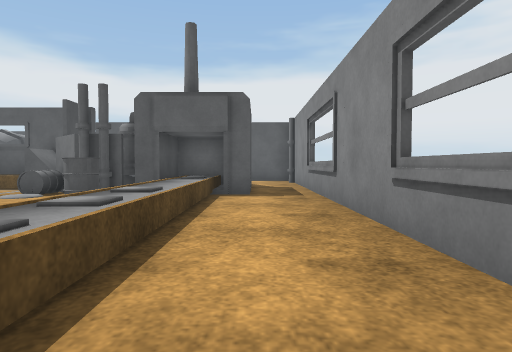
view 1 (above)

16 first-person views from a walk through a world built for the Gazebo simulator. The camera is 0.36 m above the floor, tilts 2° down and sees 75° across. The floor is counted in squares, 0.5 m on a side. Each view is taken from the middle of a square. On the plan, view 1 faces up. The plan holds only what a view shows up to about 10 squares ahead; the rest is blank. Some surface patterns are stand-ins.

view 2
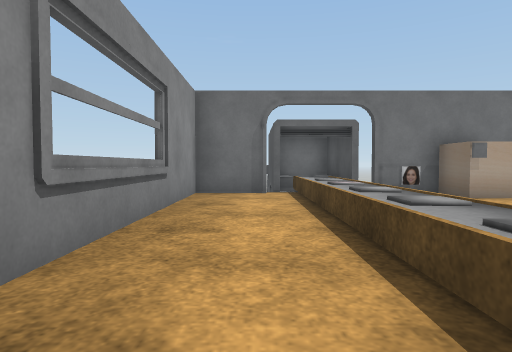

view 3
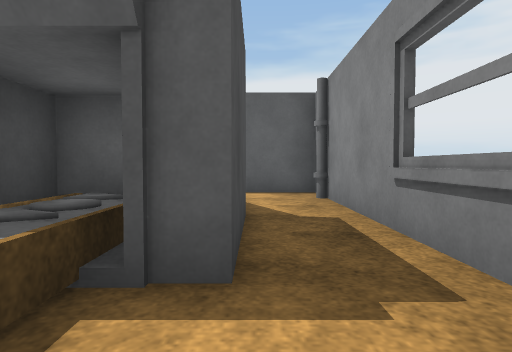

view 4
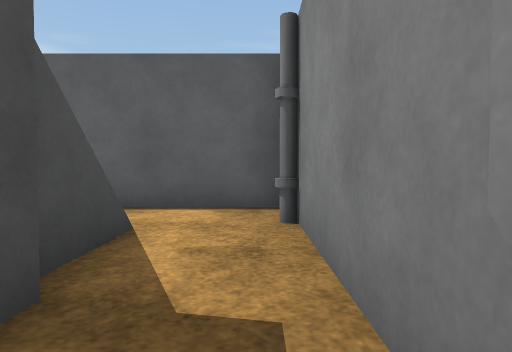

view 5
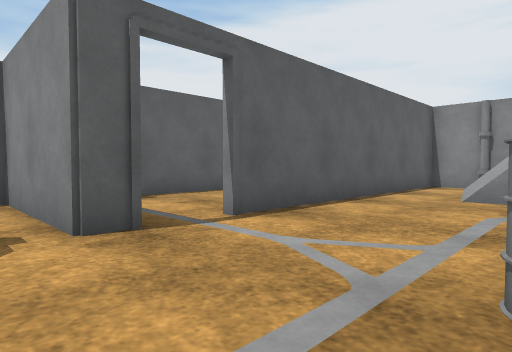

view 6
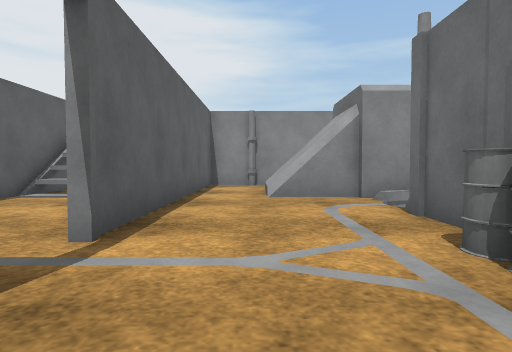

view 7
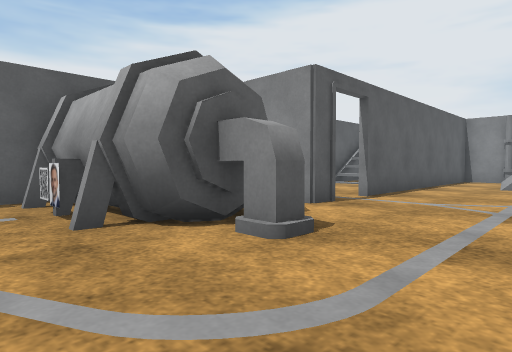

view 8
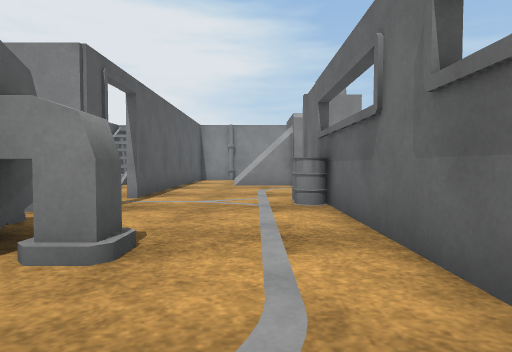

view 9
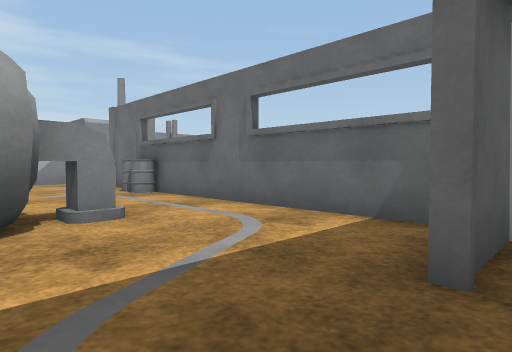

view 10
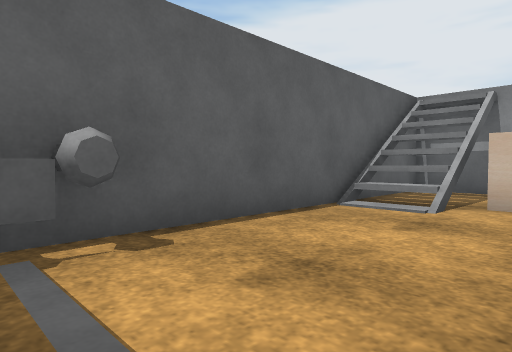

view 11
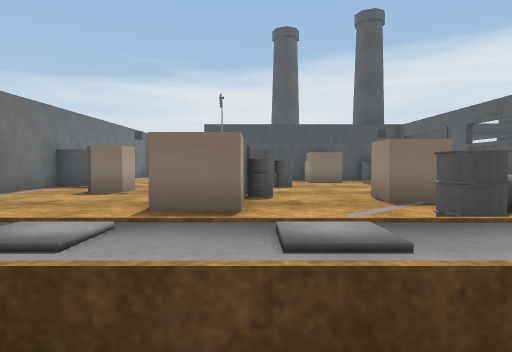

view 12
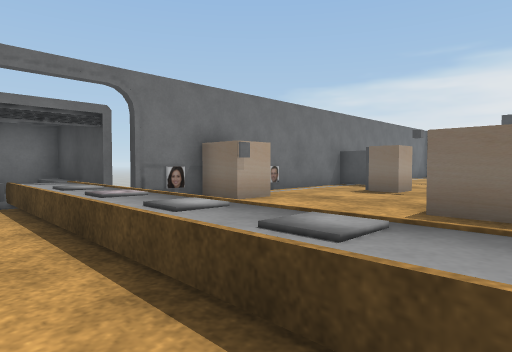

view 13
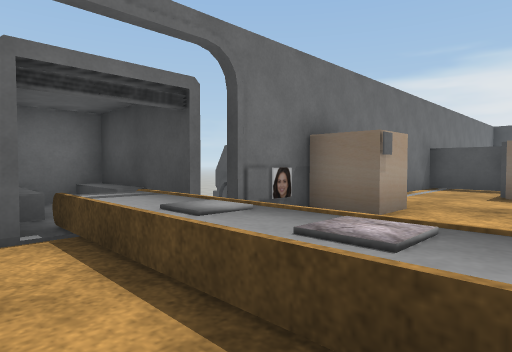

view 14
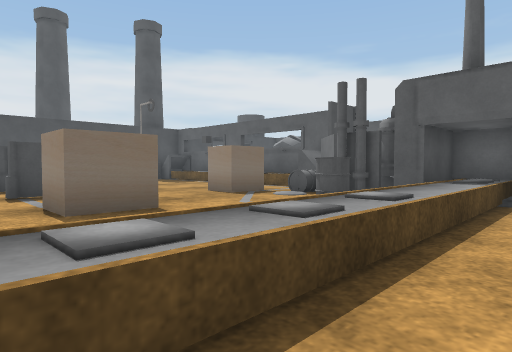

view 15
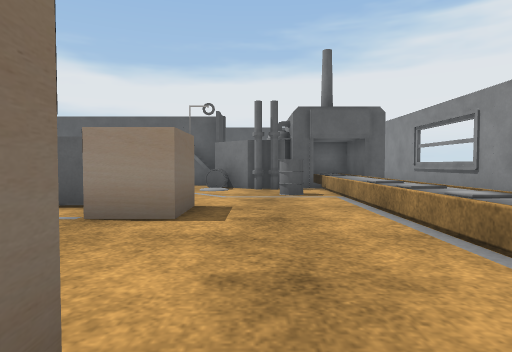

view 16
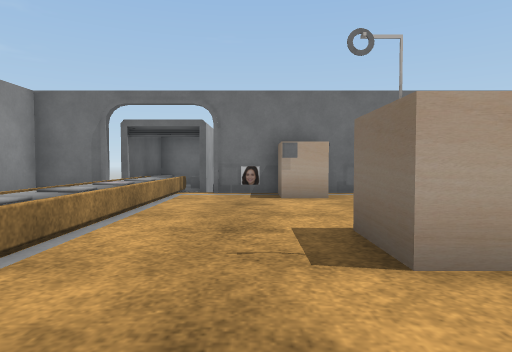

### Floor plan
Key: @ floor where view 1 was taken; # wall or solid block; x gap in a wall; . floor; = window, fence, low wall or low ledge; v drop or lower ground.
Columns run from 16 left of view 1 to 2 right of it. Each row starts with its distance up from view 1.
 19           ####
 18    ##  ###....###vv
 17    ##  #......=#.=v
 16    ##  #.......# #
 15 ...#####..########v
 14 ....##............
 13 .................#v
 12 .#............##..#
 11 .#......##....##..#
 10  ##===== =## ####.#
  9          ..####=#.#
  8           .=###=#.#
  7       ...#....==..#
  6       .......#==..#
  5       ........==..#
  4         ####..==..#
  3         #.##..==..#
  2       ........==..#
  1       ........==..#
  0      ###......==@.#
 -1      #........==..#
 -2      #.....#..==..#
 -3       ===== =x==x=
 -4              v=#
 -5              v==

Positions as (right, up) in squares from view 1, and headings:
1: (0, 0), facing up
2: (0, 6), facing down
3: (0, 6), facing up
4: (1, 9), facing up
5: (-10, 11), facing up-right
6: (-10, 13), facing right
7: (-14, 11), facing up-right
8: (-14, 12), facing right
9: (-16, 15), facing down-right
10: (-8, 15), facing up-right
11: (0, 4), facing left
12: (0, 4), facing down-left
13: (0, 1), facing down-left
14: (0, 1), facing up-left
15: (-4, -2), facing up
16: (-4, 6), facing down
